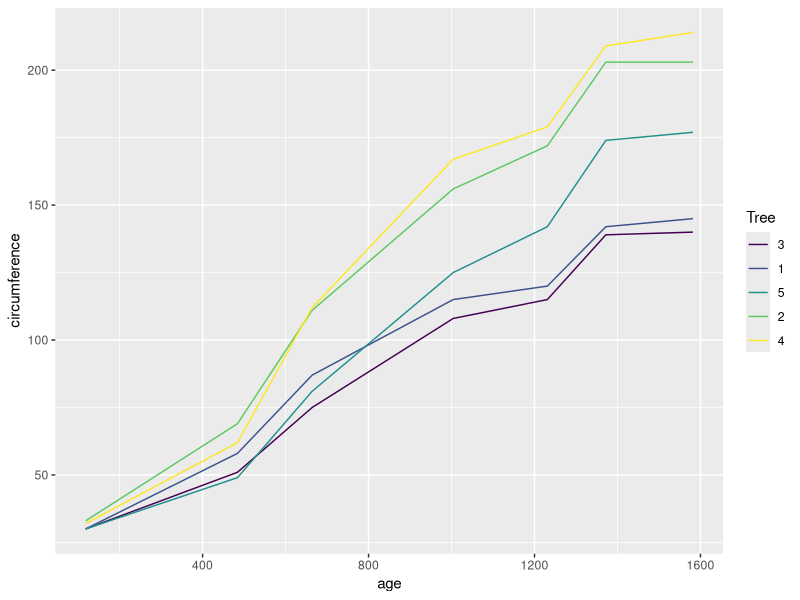
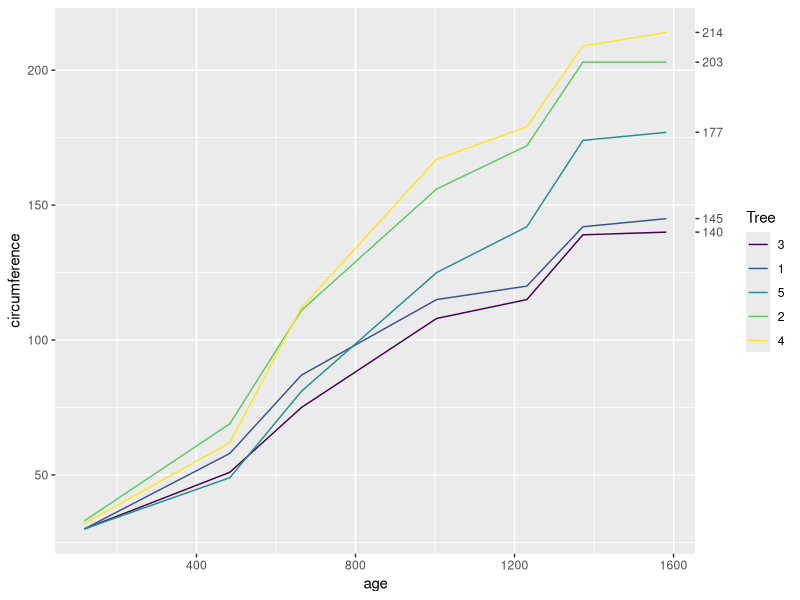
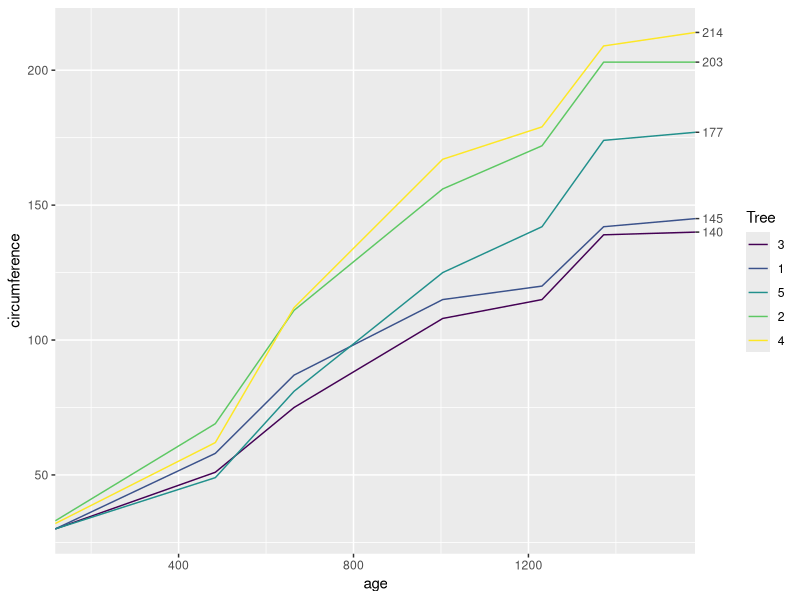
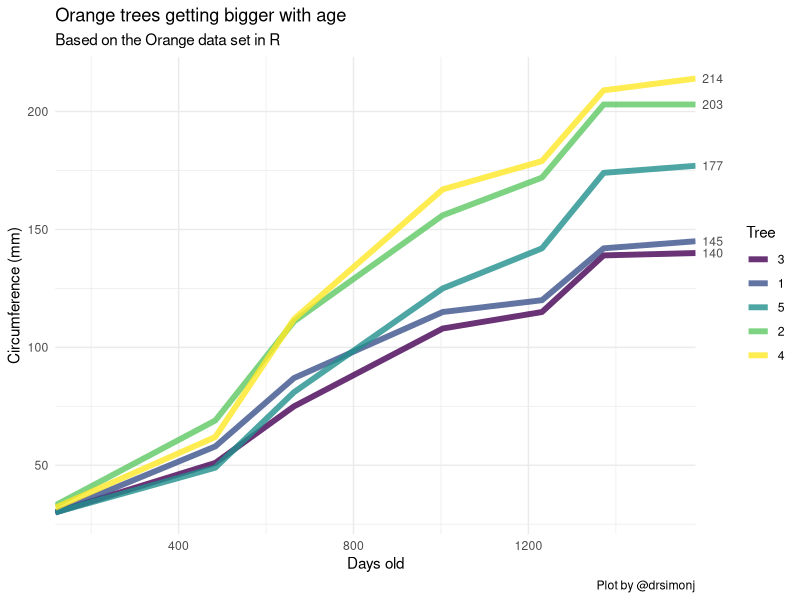

The R script that drew these images, in order:
####line graph examples... last one provides a very nice graph with numbers associated with lines. 
if(!require("tidyverse")) install.packages('tidyverse')
library(tidyverse)

d <- Orange

head(d)

d_ends <- d %>% 
  group_by(Tree) %>% 
  top_n(1, age) %>% 
  pull(circumference)

d_ends


ggplot(d, aes(age, circumference, color = Tree)) +
  geom_line()



ggplot(d, aes(age, circumference, color = Tree)) +
  geom_line() +
  scale_y_continuous(sec.axis = sec_axis(~ ., breaks = d_ends))


ggplot(d, aes(age, circumference, color = Tree)) +
  geom_line() +
  scale_y_continuous(sec.axis = sec_axis(~ ., breaks = d_ends)) +
  scale_x_continuous(expand = c(0, 0))


d %>% 
  ggplot(aes(age, circumference, color = Tree)) +
  geom_line(size = 2, alpha = .8) +
  theme_minimal() +
  scale_x_continuous(expand = c(0, 0)) +
  scale_y_continuous(sec.axis = sec_axis(~ ., breaks = d_ends)) +
  ggtitle("Orange trees getting bigger with age",
          subtitle = "Based on the Orange data set in R") +
  labs(x = "Days old", y = "Circumference (mm)", caption = "Plot by @drsimonj")
